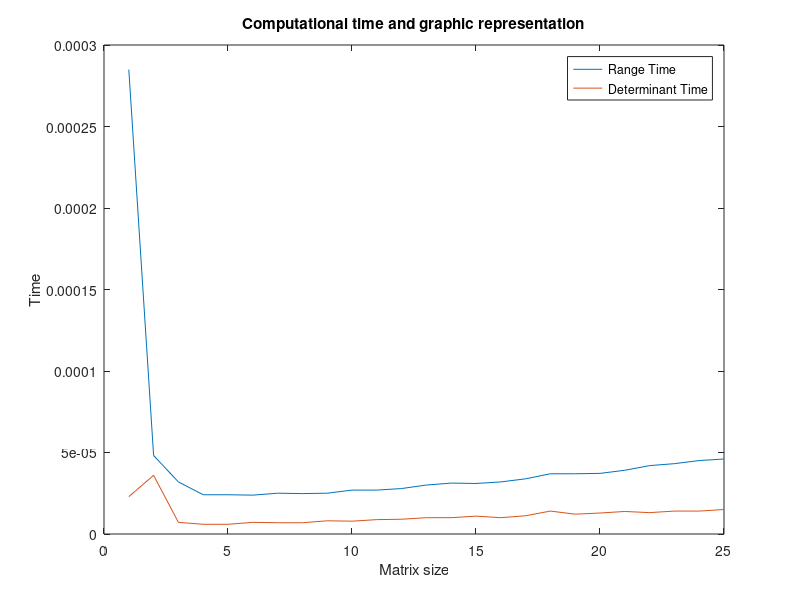

MATLAB code for this plot:
% LINES THAT ALWAYS HAVE TO BE: 
% clear variables, 
% close opened windows 
% and clean the comand windows
%-------------------------------------------------------------------------%
clear variables;
close all;
clc;
%-------------------------------------------------------------------------%

% EXERCISE 4: STORAGE FOR THE COMPUTATIONAL TIME.

%{ Matrix with times format:
... rang_time_1  det_time_1
... rang_time_2  det_time_2
...
... rang_time_25 det_time_25
%}
times = zeros(25, 2); % In order to optimizes times, we create a matrix
                      % with zeros, that later is going to be fill in.

% Computes the range and determinant for matrices from 1x1 to 25x25.
for i = 1 : 25
    % 1. Fill-in with random values.
    matrix = rand(i, i);
   
    % 2. Obtain the time necessary for each operation
    % Range
    tic              % Start a stopwath timer for range
    rank(matrix);
    t_ran = toc;     % Returns the elapse time in t_ran
    % Determinant
    tic              % Start a stopwath timer for determinant
    det(matrix);
    t_det = toc;     % Returns the elapse time in t_det

    % Time for the specific matrix is added to the vector with the times.
    times(i, :) = [t_ran, t_det];
end

% 3. Representate the times in the same graphic
% Graph is generated with the times
plot(times)

% 4. Adding title, axis label and egend
% Title
title('Computational time and graphic representation')
% Axis
xlabel('Matrix size')
ylabel('Time')
% Legend
legend('Range Time', 'Determinant Time')
